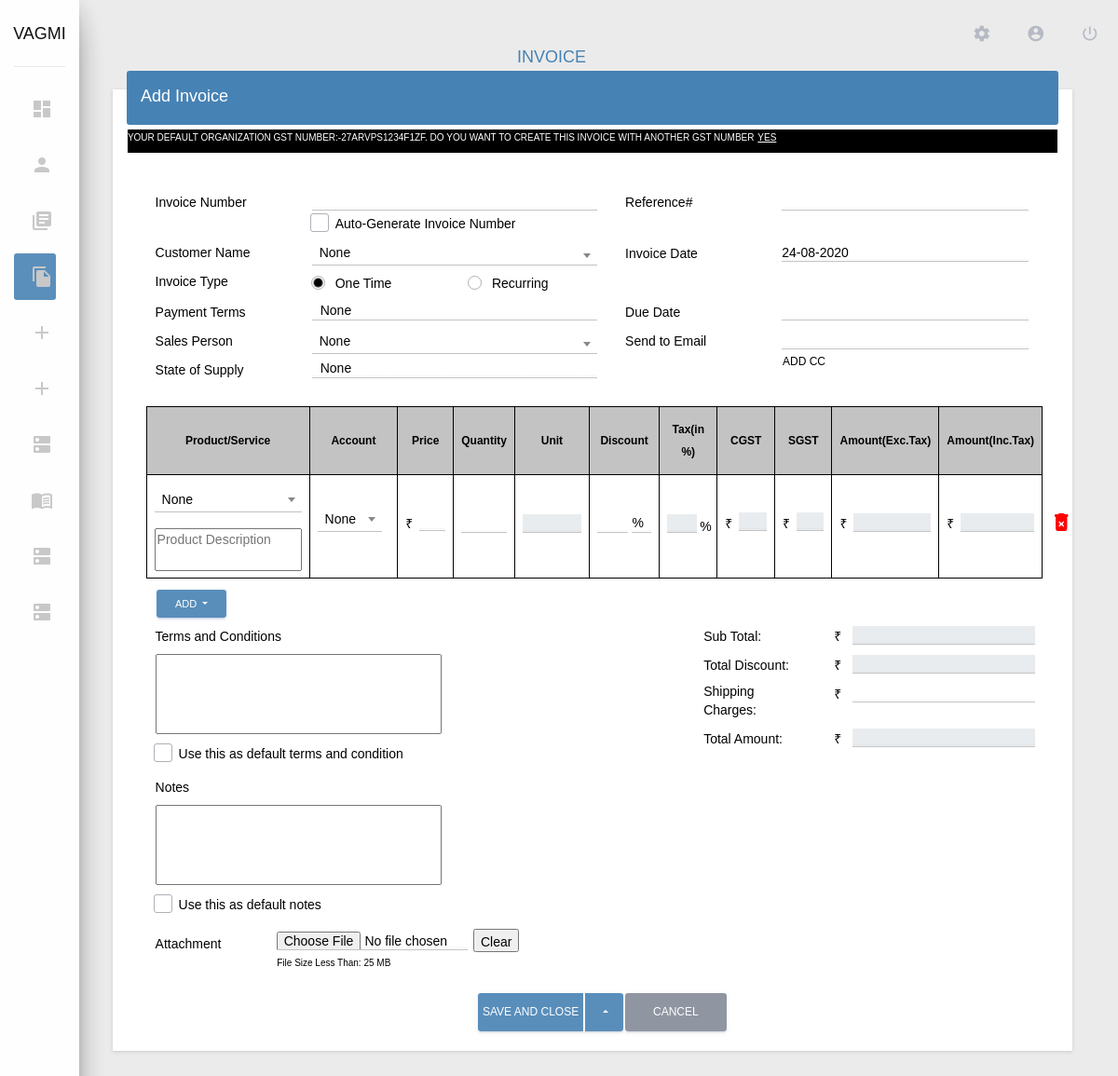
The app's page /invoice/add/0/ (signed in), older data.
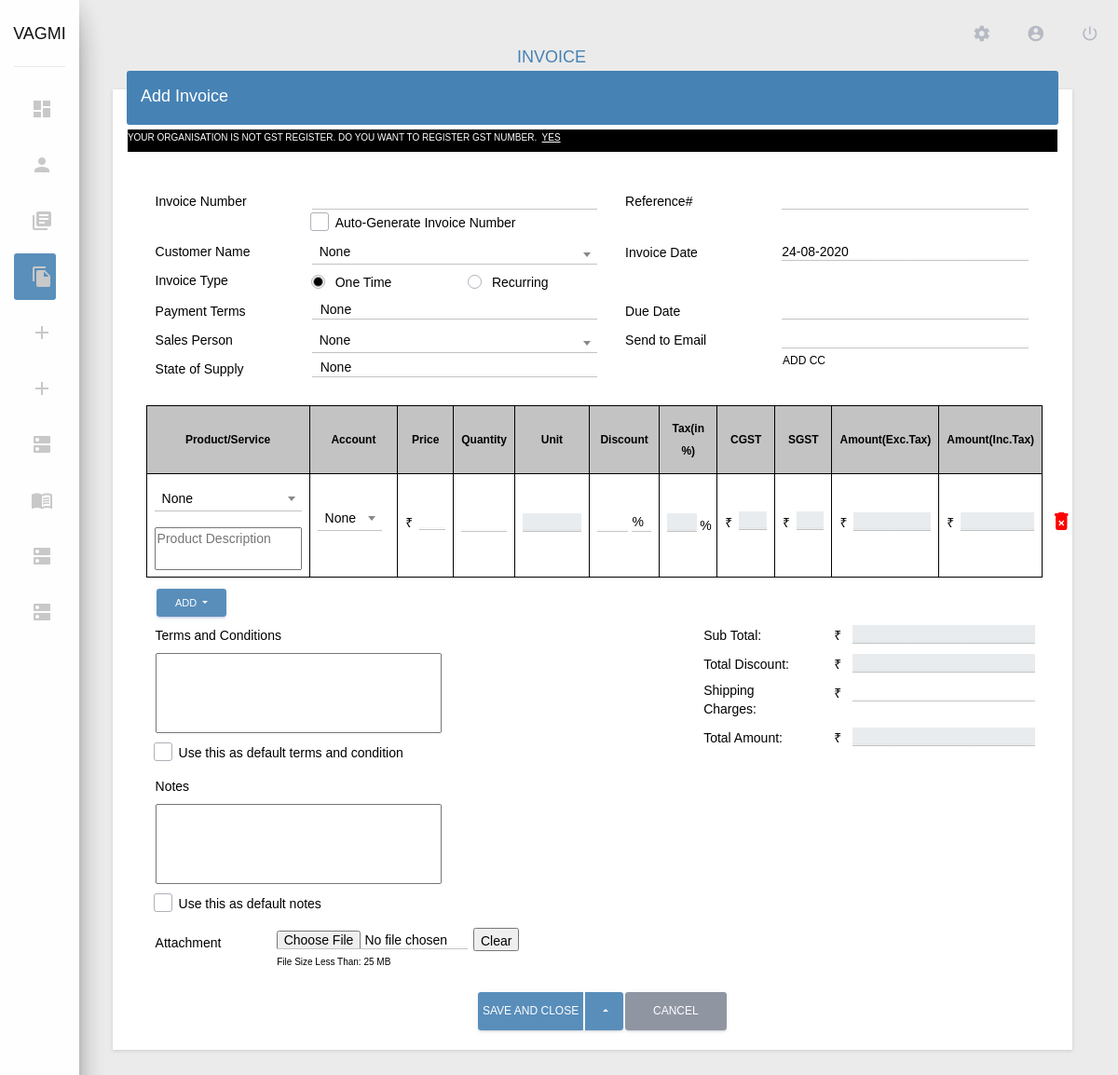
The same page, newer data.
### app/models/users_model.py (models this page shows)
class User_Tax_Details(models.Model):
    is_user = models.BooleanField(
        db_index = True,
        default = False,
        choices = user_constants.IS_TRUE,
    )
    user = models.ForeignKey(
        User,
        db_index = True,
        on_delete = models.CASCADE,
        null = True,
        blank = True,
    )
    contact = models.ForeignKey(
        Contacts,
        db_index = True,
        on_delete = models.CASCADE,
        null = True,
        blank = True,
    )
    is_organisation = models.BooleanField(
        db_index = True,
        default = False,
        choices = user_constants.IS_TRUE,
    )
    organisation = models.ForeignKey(
        Organisations,
        db_index = True,
        on_delete = models.CASCADE,
        null = True,
        blank = True,
    )
    pan = models.CharField(
        max_length = 10,
        db_index = True,
        blank = True,
        null = True,
    )
    default_gstin = models.BooleanField(
        db_index = True,
        default = False,
        choices = user_constants.IS_TRUE,
        blank = True,
        null = True,
    )
    gstin = models.CharField(
        max_length = 100,
        db_index = True,
        blank = True,
        null = True,
    )
    gst_reg_type = models.IntegerField(
        db_index = True,
        default = 0,
        choices = user_constants.GST_REG_TYPE,
        blank = True,
        null = True,
    )
    business_reg_no = models.CharField(
        max_length = 15,
        blank = True,
        null = True,
        db_index = True,
    )
    tax_reg_no = models.CharField(
        max_length = 15,
        blank = True,
        null = True,
        db_index = True,
    )
    cst_reg_no = models.CharField(
        max_length = 15,
        blank = True,
        null = True,
        db_index = True,
    )
    tds = models.IntegerField(
        db_index = True,
        null = True,
        blank = True,
        default = 0.00,
    )
    preferred_currency = models.CharField(
        max_length = 5,
        db_index = True,
        default="INR",
        choices = currency_list.CURRENCY_CHOICES,
        blank = True,
        null = True,
    )
    opening_balance = models.CharField(
        max_length = 250,
        blank = True,
        null = True,
        db_index = True,
        default = 0.00,
    )
    as_of = models.DateTimeField(
        auto_now = True,
        db_index = True,
        null = True,
    )
    preferred_payment_method = models.IntegerField(
        null = True,
        blank = True,
        db_index = True,
        choices = payment_constants.PREFERRED_PAYMENT_TYPE,
        default = 0
    )
    preferred_delivery = models.IntegerField(
        default = 0,
        db_index = True,
        choices = payment_constants.PREFERRED_DELIVERY,
        null = True,
        blank = True,
    )
    invoice_terms = models.IntegerField(
        null = True,
        blank = True,
        db_index = True,
        choices = payment_constants.PAYMENT_DAYS,
    )
    bills_terms = models.IntegerField(
        null = True,
        blank = True,
        db_index = True,
        choices = payment_constants.PAYMENT_DAYS,
    )
    is_organisation_gst_register = models.BooleanField(
        null=True,
        blank=True,
        db_index=True,
        default=False,
    )
    multiple_gst = models.BooleanField(
        null=True,
        blank=True,
        db_index=True,
        default=False,
    )
    is_active = models.BooleanField(
        db_index = True,
        default = True,
        choices = user_constants.IS_TRUE,
    )
    class META:
        verbose_name_plural = 'user_tax_details_tbl'

### app/views/invoice.py (the view)
# urls.py: path('invoice/add/<slug:slug>/', never_cache(login_required(invoice.add_invoice)), name = 'add_invoice'),
def add_invoice(request, slug):
    data = defaultdict()
    template_name = 'app/app_files/invoice/add_invoice.html'
    data["css_files"] = []
    data["js_files"] = ['custom_files/js/invoice.js','custom_files/js/product.js','custom_files/js/contacts.js',]
    data["active_link"] = 'Invoice'
    data["breadcrumb_title"] = 'INVOICE'
    data['type'] = 'add'
    data["add_product_images_form"] = ProductPhotosForm()
    data["add_product_form"] = ProductForm(request.user)
    data["contact_form"] = ContactsForm()
    data["tax_form"] = TaxForm()
    data["other_details_form"] = OtherDetailsForm()
    data["social_form"] = ContactsExtraForm()
    data["new_address_form"] = EditAddressForm()
    data["gst_form"] = OrganisationTaxForm()
    data["address_formset"] = AddressFormset
    data["accounts_formset"] = AccountsFormset
    data["groups_form"] = AccGroupsForm()
    data['gst_code'] = country_list.GST_STATE_CODE
    contacts = Contacts.objects.filter(Q(user = request.user) & Q(is_active = True) & Q(contact_delete_status = 0))
    gst = users_model.OrganisationGSTSettings.objects.filter(user = request.user)
    default_term_condition = Organisations.objects.filter(user = request.user)
    if(len(default_term_condition) > 0):
        msg = default_term_condition[0].invoice_terms_and_condition
        purchase_notes = default_term_condition[0].invoice_note
        data['term_msg'] = msg
        data['pur_notes'] = purchase_notes
    data["contacts"] = contacts
    data['gst'] = gst
    data['payment_terms'] = payment_constants.PAYMENT_DAYS
    data['invoice_frequency'] = payment_constants.INVOICE_FREQUENCY
    data["state"] = country_list.STATE_LIST_CHOICES
    data['gst_r_type'] = user_constants.org_GST_REG_TYPE
    if( int(slug) == 1):
        products = ProductsModel.objects.filter(Q(user = request.user) & Q(is_active = True) & Q(product_delete_status = 0) & Q(product_type__in = [0,1] ))
        name = []
        ids =[]
        count = len(products)
        for i in range(0,count):
            if(products[i].hsn_code is not None):
                a = str(products[i].product_name)+' - ('+str(products[i].hsn_code)+')'
                name.append(a)
            else:
                name.append(products[i].product_name)
            ids.append(products[i].id)
        major_heads = accounts_model.MajorHeads.objects.get(major_head_name = 'Income')
        acc_ledger_income = accounts_model.AccGroups.objects.filter(Q(user = request.user) & Q(major_head = major_heads))
        acc_group_name = []
        acc_ids =[]
        acc_count = len(acc_ledger_income)
        for i in range(0,acc_count):
            acc_group_name.append(acc_ledger_income[i].group_name)
            acc_ids.append(acc_ledger_income[i].id)
        data = {'products': name, 'ids': ids , 'acc_group_name':acc_group_name, 'acc_ids':acc_ids}
        return JsonResponse(data)
    elif(int(slug) == 0):
        products = ProductsModel.objects.filter(Q(user = request.user) & Q(is_active = True) & Q(product_delete_status = 0) & Q(product_type__in = [0,1] ))
        data["products"] = products
        major_heads = accounts_model.MajorHeads.objects.get(major_head_name = 'Income')
        acc_ledger_income = accounts_model.AccGroups.objects.filter(Q(user = request.user) & Q(major_head = major_heads))
        data['is_gst'] = 'no'
        data['is_signle_gst']  = 'no'
        data['org_gst_type'] = None
        org = Organisations.objects.get(user = request.user)
        org_gst_num = User_Tax_Details.objects.filter(organisation = org.id,is_active = True)
        data['org_id'] = org.id
        if(len(org_gst_num) == 1):
            data['is_signle_gst'] = 'yes'
            data['is_gst'] = org_gst_num[0].gstin
            data['org_gst_type'] = org_gst_num[0].gst_reg_type
        elif(len(org_gst_num) > 0):
            default = org_gst_num.filter(default_gstin = True,is_active = True)
            if(len(default) != 0):
                data['is_gst'] = default[0].gstin
                data['org_gst_type'] = default[0].gst_reg_type
            else:
                data['is_gst'] = org_gst_num[0].gstin
                data['org_gst_type'] = org_gst_num[0].gst_reg_type
        data['acc_ledger_income'] = acc_ledger_income
        return render(request, template_name, data)

### app/forms/products_form.py
class ProductPhotosForm(ModelForm):
    class Meta:
        model = ProductPhotos
        fields= ('product_image',)
        widgets = {
            'product_image' : FileInput(attrs = {'class':'form-control input-sm', 'id':'files','name':'files[]','type':'file', 'accept':'image/jpeg, image/png, image/gif,', })
        }

### app/models/contacts_model.py (called while the page is built)
    def __str__(self):
        if(self.organization_name is None):
            if not self.is_active:
                return "{} (Inactive)".format(self.contact_name)
            return "{}".format(self.contact_name)
        else:
            if not self.is_active:
                return "{} - ({}) (Inactive)".format(self.contact_name,self.organization_name)
            return "{} - ({})".format(self.contact_name,self.organization_name)
        return self.contact_name.upper()

### app/templatetags/common_filters.py (called while the page is built)
@register.simple_tag
def load_css_files(scripts = list()):
    html = []
    for script in scripts:
        html.append('<link rel="stylesheet" href="'+settings.STATIC_URL+script+'"/>')
    return safestring.mark_safe(''.join(html))

### app/templates/app/app_files/invoice/add_invoice.html (shortened to what the changed rows need)
{% extends 'app/base/base.html' %}
{% load static %}
{% load common_filters %}
{% load pagination %}
{% load common_components %}
{% block content %}
<form method="post" action="{% url 'save_invoice' %}" autocomplete="off" enctype="multipart/form-data">
    <div class="row" style="margin: 0% 5% 6% 7%;">
        <div class="col-lg-12" style="padding:0px">
            <div class="card">
                <div style="border-top: 1px solid black;margin-left: 16px;margin-right: 16px;background-color:black;margin-top: 5px;">
                    {% if is_gst != 'no' %}
                        {% if is_signle_gst == 'yes' %}
                            <h6 style="color: white;font-size: x-small;">Your default Organization gst number:-{{is_gst}}.</h6>
                        {% else %}
                        <div class="row" style="margin-left: 0px;">
                            <h6 style="color: white;font-size: x-small;" class="multiple_gst" id="multiple_gst">Your default Organization gst number:-{{is_gst}}. Do you want to create this invoice with another GST number</h6>&nbsp;
                            <a class="multiple_gst" id="multiple_gst_link" href="#" style="text-decoration: underline;color: white;font-size: x-small;margin-top: -4px;">YES</a>
                        </div>
                        {% endif %}
                    {% else %}
                    <div class="row" style="margin-left: 0px;" id="change_update_gst">
                        <h6 style="color: white;font-size: x-small;">Your organisation is not gst register. Do you want to register GST number.&nbsp;
                        <a href="#" id="common_gst" style="text-decoration: underline;color: white;font-size: x-small;margin-top: -4px;" data-toggle="modal"data-target="#add_gst_number">YES</a></h6>
                    </div>
                    {% endif %}
                </div>
            <div style="margin-top: 4%;margin-left: 2%;">
                    <table class="table" id="invoice_table" style="width: 100%;margin-left: 1.5%;margin-top: 2%;">
                        <thead class=" text-primary" style="background-color: black;">
                            <th scope="col" style="border:1px solid black;width: 13%;">Product/Service</th>
                            <th scope="col" style="border:1px solid black;width: 10%;">Account</th>
                            <th class="price_header" scope="col" style="border:1px solid black;width: 7%;">Price</th>
                            <th class="quantity_header" scope="col" style="border:1px solid black;width: 5%;">Quantity</th>
                            <th class="unit_header" scope="col" style="border:1px solid black;width: 11%;">Unit</th>
                            <th scope="col" style="border:1px solid black;width: 8%;">Discount</th>
                            <th class="tax_header" scope="col" style="border:1px solid black;width: 7%;">Tax(in %)</th>
                            <th class="row_cs_gst" scope="col" style="border:1px solid black;width: 7%;">CGST</th>
                            <th class="row_cs_gst" scope="col" style="border:1px solid black;width: 7%;">SGST</th>
                            <th scope="col" style="border:1px solid black;width: 10%;"><font>Amount(Exc.Tax)</font></th>
                            <th scope="col" style="border:1px solid black;width: 10%;"><font>Amount(Inc.Tax)</font></th>
                        </thead>
                    </table>
            </div>
            </div>
        </div>
    </div>
</form>
    </div>
</div>
{% endblock %}

Row changes from the older to the newer data that the page shows:
removed User_Tax_Details: gstin "27ARVPS1234F1ZF"
Text that changed along with them:
text no longer shown: "YOUR DEFAULT ORGANIZATION GST NUMBER:- . DO YOU WANT TO CREATE THIS INVOICE WITH ANOTHER GST NUMBER"
text now shown: "YOUR ORGANISATION IS NOT GST REGISTER. DO YOU WANT TO REGISTER GST NUMBER."
